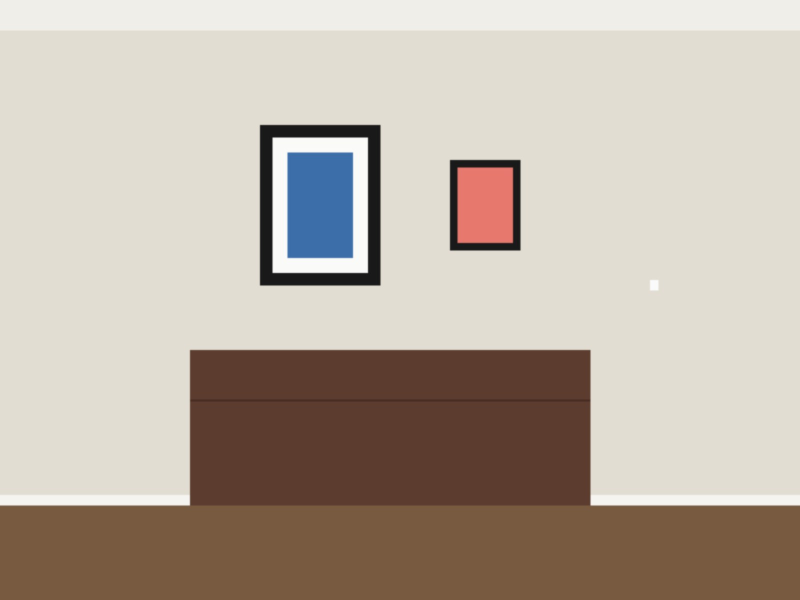
#> input picture test/photos/drawn-wall.jpg, 1600 x 1200 px (shown at 1/2 size)
$ python -i analyze.py   (imports and definitions only)
#> lines starting #> are read from the running program, lines starting #| are printed output that depends on the picture; after the words box and inside, x2 and y2 are one past the last pixel; in counts of white or black regions, pixels touching at a corner belong together
"""Build the demo catalog: one record per piece, in the shape CATALOG.md describes.

For every line in tools/picks.tsv (Unsplash), tools/picks_pexels.tsv and tools/picks_pixabay.tsv:
  - fetch the image from Unsplash (or reuse a cached copy),
  - measure color and composition (palette by k-means in Lab, brightness,
    contrast, saturation, colorfulness, warmth, busyness, negative space,
    focal point, symmetry, visual weight),
  - set first tags by rule (theme, style, rooms, people, mood), then lay over
    the tags written by looking at each image (tools/tags.json): a one-line
    description, subjects, mood, style, rooms, people, setting, time of day,
    season, vibe words, a 1 to 5 quality score, and hide for near-duplicates,
  - write a small image for the demo.

Usage: python3 tools/analyze.py [cache_dir] [--add shop1,shop2]
With --add, only those shops' feeds are measured, and their records replace or join the
ones already in demo/catalog.json; everything else in the catalog stays as it is.
Writes demo/catalog.json and demo/art/*.jpg. Same images in, same numbers out.
"""
import io, json, os, re, sys, urllib.request
import numpy as np
from PIL import Image

ROOT = os.path.join(os.path.dirname(__file__), "..")
OUT = os.path.join(ROOT, "demo")
_ARGS = [a for a in sys.argv[1:]]
ADD = None
# [2 lines not run here, left out]
CACHE = _ARGS[0] if _ARGS else os.path.join(ROOT, ".cache", "img")

# ---------- Sizes (matches engine/constants.js) ----------

PORTRAIT = [(8, 10), (11, 14), (12, 16), (16, 20), (18, 24), (24, 30), (24, 36), (30, 40)]
LANDSCAPE = [(h, w) for w, h in PORTRAIT]
SQUARE = [(12, 12), (16, 16), (20, 20), (30, 30)]

# [9 lines left out: function sizes_for, not called in this run]

# ---------- Color science ----------

def rgb_to_lab(rgb):
    """rgb: (..., 3) floats 0..255 -> Lab (..., 3), D65."""
    c = rgb / 255.0
    lin = np.where(c <= 0.04045, c / 12.92, ((c + 0.055) / 1.055) ** 2.4)
    m = np.array([[0.4124564, 0.3575761, 0.1804375], [0.2126729, 0.7151522, 0.0721750], [0.0193339, 0.1191920, 0.9503041]])
    xyz = lin @ m.T / np.array([0.95047, 1.0, 1.08883])
    f = np.where(xyz > 216 / 24389, np.cbrt(xyz), (24389 / 27 * xyz + 16) / 116)
    L = 116 * f[..., 1] - 16
    a = 500 * (f[..., 0] - f[..., 1])
    b = 200 * (f[..., 1] - f[..., 2])
    return np.stack([L, a, b], axis=-1)

def color_name(L, a, b):
    """Same thresholds as engine/color.js colorName."""
    C = float(np.hypot(a, b))
    h = float(np.degrees(np.arctan2(b, a))) % 360
    if L < 18: return "black"
    if C < 12: return "white" if L > 88 else "light gray" if L > 62 else "gray"
    if h >= 345 or h < 15: return "pink" if L > 70 else "red"
    if h < 50: return "brown" if (L < 50 and C < 45) else "pink" if L > 72 else "red"
    if h < 75: return "brown" if (L < 55 and C < 55) else "peach" if L > 82 else "orange"
    if h < 105: return "brown" if L < 45 else "ochre" if L < 65 else "yellow"
    if h < 170: return "green"
    if h < 225: return "teal"
    if h < 315: return "navy" if L < 22 else "light blue" if L > 75 else "blue"
    return "pink" if L > 72 else "purple"

def kmeans(X, k=6, iters=25):
    """Deterministic k-means: farthest-point init from the mean color."""
    centers = [X.mean(axis=0)]
    for _ in range(1, k):
        d = np.min([((X - c) ** 2).sum(axis=1) for c in centers], axis=0)
        centers.append(X[int(np.argmax(d))])
    C = np.array(centers)
    for _ in range(iters):
        lab = np.argmin(((X[:, None, :] - C[None, :, :]) ** 2).sum(axis=2), axis=1)
        newC = np.array([X[lab == j].mean(axis=0) if np.any(lab == j) else C[j] for j in range(k)])
        if np.allclose(newC, C): break
        C = newC
    counts = np.bincount(lab, minlength=k)
    return C, counts / counts.sum()

def lab_to_hex(L, a, b):
    fy = (L + 16) / 116; fx = fy + a / 500; fz = fy - b / 200
    def finv(t): return t ** 3 if t ** 3 > 216 / 24389 else (116 * t - 16) / (24389 / 27)
    x, y, z = finv(fx) * 0.95047, finv(fy), finv(fz) * 1.08883
    m = np.array([[3.2404542, -1.5371385, -0.4985314], [-0.9692660, 1.8760108, 0.0415560], [0.0556434, -0.2040259, 1.0572252]])
    lin = m @ np.array([x, y, z])
    srgb = np.where(lin <= 0.0031308, 12.92 * lin, 1.055 * np.clip(lin, 0, None) ** (1 / 2.4) - 0.055)
    r, g, bb = (int(round(v)) for v in np.clip(srgb * 255, 0, 255))
    return "#%02X%02X%02X" % (r, g, bb)

# ---------- How much of each color ----------

FAMILIES = ["red", "pink", "orange", "yellow", "brown", "green", "teal", "blue", "purple", "black", "gray", "white"]

def families(L, A, B):
    """Per-pixel color family, the same thresholds as color_name, folded into 12 families."""
    C = np.hypot(A, B)
    h = np.degrees(np.arctan2(B, A)) % 360
    f = {n: i for i, n in enumerate(FAMILIES)}
    conds = [
        L < 18,
        C < 12,
        (h >= 345) | (h < 15),
        h < 50,
        h < 75,
        h < 105,
        h < 170,
        h < 225,
        h < 315,
    ]
    picks = [
        np.full(L.shape, f["black"]),
        np.where(L > 88, f["white"], f["gray"]),
        np.where(L > 70, f["pink"], f["red"]),
        np.where((L < 50) & (C < 45), f["brown"], np.where(L > 72, f["pink"], f["red"])),
        np.where((L < 55) & (C < 55), f["brown"], f["orange"]),
        np.where(L < 45, f["brown"], f["yellow"]),
        np.full(L.shape, f["green"]),
        np.full(L.shape, f["teal"]),
        np.full(L.shape, f["blue"]),
    ]
    return np.select(conds, picks, default=np.where(L > 72, f["pink"], f["purple"]))

def color_amounts(L, A, B):
    fam = families(L, A, B)
    counts = np.bincount(fam.ravel(), minlength=len(FAMILIES)) / fam.size
    shares = {n: round(float(c), 3) for n, c in zip(FAMILIES, counts) if c >= 0.005}
    tot = sum(shares.values())
    shares = {n: round(v / tot, 3) for n, v in shares.items()}
    C = np.hypot(A, B)
    h = np.degrees(np.arctan2(B, A)) % 360
    chromatic = C >= 12
    hist = np.zeros(12)
    if chromatic.any():
        np.add.at(hist, (h[chromatic] // 30).astype(int) % 12, C[chromatic])
        hist = hist / hist.sum()
    value = {"dark": float(np.mean(L < 35)), "mid": float(np.mean((L >= 35) & (L <= 70))), "light": float(np.mean(L > 70))}
    return {
        "shares": shares,
        "hues": [round(float(v), 3) for v in hist],
        "chromatic": round(float(chromatic.mean()), 3),
        "value": {k: round(v, 3) for k, v in value.items()},
    }

# ---------- Measurements ----------

def measure(img):
    small = img.convert("RGB").resize((160, int(round(160 * img.height / img.width))) if img.width >= img.height else (int(round(160 * img.width / img.height)), 160), Image.LANCZOS)
    rgb = np.asarray(small, dtype=np.float64)
    lab = rgb_to_lab(rgb)
    L, A, B = lab[..., 0], lab[..., 1], lab[..., 2]
    chroma = np.hypot(A, B)

    # Palette
    X = lab.reshape(-1, 3)
    C, w = kmeans(X, k=6)
    order = np.argsort(-w)
    palette = []
    kept = []
    for j in order:
        strong = np.hypot(C[j][1], C[j][2]) > 25
        if w[j] < (0.005 if strong else 0.02): continue
        hx = lab_to_hex(*C[j])
        # Name from the rounded hex, so the name matches what the engine computes from the same hex.
        rgbh = np.array([int(hx[i:i + 2], 16) for i in (1, 3, 5)], dtype=np.float64)
        palette.append({"hex": hx, "weight": round(float(w[j]), 3), "name": color_name(*rgb_to_lab(rgbh))})
        kept.append(j)
    # Accent: a small, strongly colored subject (a blue vase on white) that k-means
    # averages away. Take the mean of the clearly colored pixels and add it.
    colored = chroma > 12
    share = float(colored.mean())
    if share >= 0.01:
        acc = lab[colored].mean(axis=0)
        if all(np.linalg.norm(acc - C[j]) > 15 for j in kept) and len(palette) < 6:
            hx = lab_to_hex(*acc)
            rgbh = np.array([int(hx[i:i + 2], 16) for i in (1, 3, 5)], dtype=np.float64)
            palette.append({"hex": hx, "weight": round(max(share, 0.01), 3), "name": color_name(*rgb_to_lab(rgbh))})
            C = np.vstack([C, acc])
            kept.append(len(C) - 1)
    tot = sum(p["weight"] for p in palette)
    for p in palette: p["weight"] = round(p["weight"] / tot, 3)

    # Black and white only when almost no pixel has real color (a small blue vase is not black and white).
    bw = bool(np.mean(chroma) < 6 and np.percentile(chroma, 95) < 14 and np.mean(chroma > 15) < 0.005)
    if bw:
        dominant = "black and white"
    else:
        # The color a person names first: same-named colored clusters add up.
        by_name = {}
        for p, j in zip(palette, kept):
            if np.hypot(C[j][1], C[j][2]) > 18:
                by_name[p["name"]] = by_name.get(p["name"], 0) + p["weight"]
        best = max(sorted(by_name.items()), key=lambda kv: kv[1], default=None)
        neutral = sum(p["weight"] for p, j in zip(palette, kept) if np.hypot(C[j][1], C[j][2]) < 12)
        accents = sorted(((p["weight"], p["name"]) for p, j in zip(palette, kept) if np.hypot(C[j][1], C[j][2]) >= 12), reverse=True)
        if best and best[1] >= 0.1:
            dominant = best[0]
        elif accents and neutral >= 0.8:
            dominant = accents[0][1]  # a small colored subject on a plain ground: the blue vase is blue
        else:
            dominant = palette[0]["name"]

    # Colorfulness, Hasler and Susstrunk (2003), on 0..255 RGB
    rg = rgb[..., 0] - rgb[..., 1]
    yb = 0.5 * (rgb[..., 0] + rgb[..., 1]) - rgb[..., 2]
    colorful = np.sqrt(rg.std() ** 2 + yb.std() ** 2) + 0.3 * np.sqrt(rg.mean() ** 2 + yb.mean() ** 2)

    # Gradients on lightness
    gy, gx = np.gradient(L)
    grad = np.hypot(gx, gy)
    busy = float(np.clip(np.mean(grad > 6), 0, 1))

    # Negative space: 8x8 blocks with little change
    h, wd = L.shape
    bh, bw_ = h // 8, wd // 8
    quiet = 0
    blocks = 0
    for i in range(0, h - bh + 1, bh):
        for j in range(0, wd - bw_ + 1, bw_):
            blk = L[i:i + bh, j:j + bw_]
            blocks += 1
            if blk.std() < 4 and grad[i:i + bh, j:j + bw_].mean() < 2.5: quiet += 1
    negative = quiet / max(1, blocks)

    # Focal point: where color differs most from the image's average, weighted by edges
    sal = np.sqrt(((lab - lab.reshape(-1, 3).mean(axis=0)) ** 2).sum(axis=2)) * (0.5 + grad / (grad.max() + 1e-9))
    sal = sal ** 2
    ys, xs = np.mgrid[0:h, 0:wd]
    fx = float((sal * xs).sum() / sal.sum() / (wd - 1))
    fy = float((sal * ys).sum() / sal.sum() / (h - 1))

    symmetry = float(1 - np.mean(np.abs(L - L[:, ::-1])) / 50)

    brightness = float(L.mean() / 100)
    contrast = float(np.clip(L.std() / 35, 0, 1))
    saturation = float(np.clip(chroma.mean() / 60, 0, 1))
    # Warmth by hue: reds, oranges and yellows count warm, blues and teals cool, greens and grays neither.
    hue = np.degrees(np.arctan2(B, A)) % 360
    sign = np.where((hue < 100) | (hue >= 330), 1.0, np.where((hue >= 170) & (hue < 300), -1.0, 0.0))
    wsum = chroma.sum()
    warmth = float(np.clip((chroma * sign).sum() / wsum * min(1.0, chroma.mean() / 20), -1, 1)) if wsum > 0 else 0.0
    colorfulness = float(np.clip(colorful / 110, 0, 1))
    weight = float(np.clip(0.55 * (1 - brightness) + 0.25 * saturation + 0.2 * busy, 0, 1))
    r = lambda v: round(float(v), 3)
    return {
        "color": {"palette": palette, "dominant": dominant, "bw": bw, "brightness": r(brightness), "contrast": r(contrast),
                  "saturation": r(saturation), "colorfulness": r(colorfulness), "warmth": r(warmth), **color_amounts(L, A, B)},
        "composition": {"busyness": r(busy), "negativeSpace": r(negative), "focal": {"x": r(fx), "y": r(fy)},
                        "symmetry": r(np.clip(symmetry, 0, 1)), "weight": r(weight)},
    }

# ---------- Tag rules ----------

THEMES = {
    "summer": ["pool", "coast", "beach", "palm springs", "film"],
    "sport": ["tennis", "surf", "sailing", "golf", "ski"],
    "city": ["city", "architecture", "cars"],
    "nature": ["aerial", "landscape", "desert", "water", "sky", "moon", "flowers", "shadows"],
    "still life": ["food", "drinks", "coffee", "objects", "sculpture"],
    "art": ["abstract", "graphic", "lines", "figure"],
    "animals": ["dogs", "horses", "western"],
    "mono": ["black and white"],
}
THEME_OF = {c: t for t, cs in THEMES.items() for c in cs}
ROOMS = {
    "summer": ["living room", "bedroom", "bathroom"],
    "sport": ["living room", "office", "entry"],
    "city": ["living room", "office", "entry"],
    "nature": ["living room", "bedroom", "entry"],
    "art": ["living room", "bedroom", "office"],
    "animals": ["living room", "office", "entry"],
    "mono": ["living room", "bedroom", "office"],
}
STILL_ROOMS = {"food": ["kitchen"], "drinks": ["kitchen", "living room"], "coffee": ["kitchen", "office"], "objects": ["living room", "bedroom", "entry"], "sculpture": ["living room", "bedroom", "entry"]}
STYLE = {
    "aerial": ["aerial"], "pool": ["aerial", "graphic"], "golf": ["aerial"], "film": ["film"], "surf": ["film"],
    "graphic": ["graphic"], "shadows": ["graphic", "minimal"], "lines": ["graphic"], "architecture": ["graphic", "minimal"],
    "sky": ["minimal"], "water": ["minimal"], "moon": ["minimal"], "objects": ["still life", "minimal"], "sculpture": ["still life"],
    "food": ["still life"], "drinks": ["still life"], "coffee": ["still life", "minimal"], "dogs": ["portrait"],
    "abstract": ["painterly"], "landscape": ["painterly"], "figure": ["portrait"], "city": ["documentary"], "western": ["documentary"], "horses": ["documentary"],
    "cars": ["documentary"], "ski": ["documentary"], "sailing": ["documentary"], "tennis": ["graphic"],
    "coast": ["documentary"], "beach": ["graphic"], "palm springs": ["graphic"], "desert": ["minimal"], "flowers": ["still life"], "black and white": ["film"],
}
PEOPLE = {"film", "surf", "ski", "western"}
PEOPLE_WORDS = {"swimmer", "swimmers", "sitter", "sitters", "surfer", "surfers", "rider", "riders", "skier", "walker", "figure", "figures",
                "crew", "walking", "woman", "man", "cyclist", "reading", "portrait", "serve", "two", "people", "suit"}
STOP = {"a", "an", "the", "and", "on", "in", "of", "at", "by", "from", "with", "no", "to", "over", "under", "for", "two", "three", "five", "big", "small", "little", "open", "long"}
COLORS = {"red", "blue", "white", "black", "gray", "grey", "green", "yellow", "orange", "pink", "brown", "teal", "gold", "purple", "dark", "mono", "light"}

# [19 lines left out: function tags_for, not called in this run]

# ---------- Main ----------

PROVIDERS = {
    # name: (license, license page, credit suffix, file of picks)
    "unsplash": ("Unsplash License", "https://unsplash.com/license", "on Unsplash", "picks.tsv"),
    "pexels": ("Pexels License", "https://www.pexels.com/license/", "on Pexels", "picks_pexels.tsv"),
    "pixabay": ("Pixabay Content License", "https://pixabay.com/service/license-summary/", "on Pixabay", "picks_pixabay.tsv"),
}

# [8 lines left out: function fetch, not called in this run]

# Shops whose affiliate feeds we import (tools/feeds/<shop>.tsv, written by tools/import_feed.mjs).
SHOP_NAMES = {"minted": "Minted", "saatchiart": "Saatchi Art", "saatchi": "Saatchi Art", "society6": "Society6", "desenio": "Desenio",
              "juniqe": "JUNIQE", "artfinder": "Artfinder", "turningart": "TurningArt", "houseofspoils": "House of Spoils", "juniper": "Juniper Print Shop", "example": "Example Shop"}

# [142 lines left out: functions shop_picks, shop_sizes, picks, merge_tags, load_tags, main, not called in this run]

# [2 lines not run here, left out]

>>> from PIL import Image
>>> picture = Image.open('../test/photos/drawn-wall.jpg')
#> picture is the input picture: PIL image 1600x1200 RGB; mean R, G, B 186.5, 174.9, 163
>>> result = measure(picture)
#> in measure, `chroma = np.hypot(A, B)`:
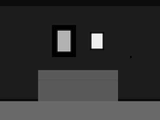
#> chroma: shape (120, 160) float64; min 6.36e-07, max 52.48, mean 10.5; drawn with min black and max white
#> in kmeans, `centers = [X.mean(axis=0)]`: centers = [[71.22, 3, 8.27]]
#> after the loop in kmeans, `for _ in range(1, k):`: centers = [[71.22, 3, 8.27], [1.39, 0.139, -0.378], [41.79, 4.09, -39.15], [69.27, 44.73, 27.44], [35.41, 23.05, 13.41], [67.07, -1.97, -21.23]]
#> in kmeans, `C = np.array(centers)`: C has the same summary as centers
#> in kmeans, `counts = np.bincount(lab, minlength=k)`: counts = [12823, 269, 240, 140, 5574, 154]
#> in measure, `C, w = kmeans(X, k=6)`: C = [[88.71, -0.522, 5.5], [9.19, -0.592, 0.0263], [44.85, 2.62, -37.12], [63.94, 42.32, 26.07], [35.46, 10.41, 16.98], [65.02, -0.959, -7.88]]; w = [0.668, 0.014, 0.0125, 0.00729, 0.29, 0.00802]
#> in measure, `order = np.argsort(-w)`: order = [0, 4, 1, 2, 5, 3]
#> the loop in measure, `for j in order:` made 6 passes
#> (j, strong, fy in lab_to_hex, fx in lab_to_hex, fz in lab_to_hex, x in lab_to_hex, y in lab_to_hex, z in lab_to_hex) on passes 2, 4, 6: (4, False, 0.444, 0.464, 0.359, 0.0952, 0.0873, 0.0503), (2, True, 0.525, 0.53, 0.71, 0.141, 0.144, 0.39), (3, True, 0.689, 0.774, 0.559, 0.44, 0.327, 0.19)
#> (strong, fy in lab_to_hex, fx in lab_to_hex, fz in lab_to_hex, x in lab_to_hex, y in lab_to_hex, z in lab_to_hex) on pass 1: (False, 0.903, 0.902, 0.875, 0.697, 0.735, 0.73)
#> after the loop in measure, `for j in order:`: kept = [0, 4, 2, 3]; palette = 4 items
#> in measure, `colored = chroma > 12`:
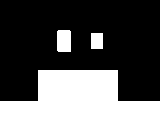
#> colored: shape (120, 160) bool; 31.3% white; 3 white regions, box (x1, y1, x2, y2) and area: (0, 70, 160, 120) 5520, (57, 30, 71, 52) 305, (91, 33, 103, 49) 192
#> in measure, `share = float(colored.mean())`: share = 0.313
#> in measure, `acc = lab[colored].mean(axis=0)`: acc = [36.86, 10.72, 14.65]
#> in measure, `tot = sum(p["weight"] for p in palette)`: tot = 0.978
#> the loop in measure, `for p in palette: p["weight"] = round(p["weight"] / tot, 3)` made 4 passes
#> in measure, `bw = bool(np.mean(chroma) < 6 and np.percentile(chroma, 95) < 14 and n..`: bw = False
#> the loop in measure, `for p, j in zip(palette, kept):` made 4 passes
#> (p, j) on passes 1 to 4: ({'hex': '#E2DFD4', 'weight': 0.683, 'name': 'white'}, 0), ({'hex': '#6C4D39', 'weight': 0.297, 'name': 'brown'}, 4), ({'hex': '#3A6CA8', 'weight': 0.013, 'name': 'blue'}, 2), ({'hex': '#EB7A6F', 'weight': 0.007, 'name': 'red'}, 3)
#> after the loop in measure, `for p, j in zip(palette, kept):`: by_name = {'brown': 0.297, 'blue': 0.013, 'red': 0.007}
#> in measure, `best = max(sorted(by_name.items()), key=lambda kv: kv[1], default=None)`: best = ('brown', 0.297)
#> in measure, `neutral = sum(p["weight"] for p, j in zip(palette, kept) if np.hypot(C..`: neutral = 0.683
#> in measure, `accents = sorted(((p["weight"], p["name"]) for p, j in zip(palette, ke..`: accents = [(0.297, 'brown'), (0.013, 'blue'), (0.007, 'red')]
#> in measure, `dominant = best[0]`: dominant = 'brown'
#> in measure, `rg = rgb[..., 0] - rgb[..., 1]`:
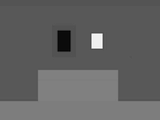
#> rg: shape (120, 160) float64; min -58, max 121, mean 11.6; drawn with min black and max white
#> in measure, `colorful = np.sqrt(rg.std() ** 2 + yb.std() ** 2) + 0.3 * np.sqrt(rg.m..`: colorful = 30.5
#> in measure, `busy = float(np.clip(np.mean(grad > 6), 0, 1))`: busy = 0.0708
#> after the loop in measure, `for i in range(0, h - bh + 1, bh):`: blocks = 64; quiet = 39
#> in measure, `negative = quiet / max(1, blocks)`: negative = 0.609
#> in measure, `ys, xs = np.mgrid[0:h, 0:wd]`:
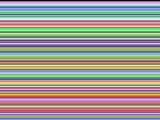
#> ys: shape (120, 160) int64; 120 distinct labels, from 0 to 119; one colour per label, 0 black
#> in measure, `ys, xs = np.mgrid[0:h, 0:wd]`:
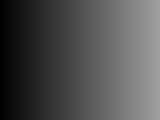
#> xs: shape (120, 160) int64; min 0, max 159, mean 79.5
#> in measure, `fx = float((sal * xs).sum() / sal.sum() / (wd - 1))`: fx = 0.479
#> in measure, `fy = float((sal * ys).sum() / sal.sum() / (h - 1))`: fy = 0.544
#> in measure, `symmetry = float(1 - np.mean(np.abs(L - L[:, ::-1])) / 50)`: symmetry = 0.921
#> in measure, `brightness = float(L.mean() / 100)`: brightness = 0.712
#> in measure, `contrast = float(np.clip(L.std() / 35, 0, 1))`: contrast = 0.731
#> in measure, `saturation = float(np.clip(chroma.mean() / 60, 0, 1))`: saturation = 0.174
#> in measure, `sign = np.where((hue < 100) | (hue >= 330), 1.0, np.where((hue >= 170)..`:
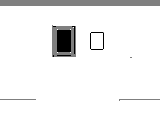
#> sign: shape (120, 160) float64; min -1, max 1, mean 0.883; drawn with min black and max white
#> in measure, `wsum = chroma.sum()`: wsum = 200989.3
#> in measure, `warmth = float(np.clip((chroma * sign).sum() / wsum * min(1.0, chroma...`: warmth = 0.462
#> in measure, `colorfulness = float(np.clip(colorful / 110, 0, 1))`: colorfulness = 0.277
#> in measure, `weight = float(np.clip(0.55 * (1 - brightness) + 0.25 * saturation + 0..`: weight = 0.216
#> in families, `return np.select(conds, picks, default=np.where(L > 72, f["pink"], f["..`:
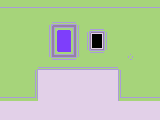
#> returned value: shape (120, 160) int64; 6 distinct labels, from 0 to 11; one colour per label, 0 black
#> in color_amounts, `counts = np.bincount(fam.ravel(), minlength=len(FAMILIES)) / fam.size`: counts = [0.00729, 0, 0, 0, 0.29, 0, 0, 0.0159, 0, 0.0138, 0.0509, 0.622]
#> in color_amounts, `shares = {n: round(float(c), 3) for n, c in zip(FAMILIES, counts) if c..`: shares = {'red': 0.007, 'brown': 0.29, 'blue': 0.016, 'black': 0.014, 'gray': 0.051, 'white': 0.622}
#> in color_amounts, `tot = sum(shares.values())`: tot = 1
#> in color_amounts, `hist = np.zeros(12)`: hist = [0, 0, 0, 0, 0, 0, 0, 0, 0, 0, 0, 0]
#> in color_amounts, `hist = hist / hist.sum()`: hist = [0.00267, 0.414, 0.505, 0, 0, 0, 0, 0, 0.0097, 0.0689, 0, 0]
#> in color_amounts, `value = {"dark": float(np.mean(L < 35)), "mid": float(np.mean((L >= 35..`: value = {'dark': 0.143, 'mid': 0.187, 'light': 0.67}
#> result = 2 items
